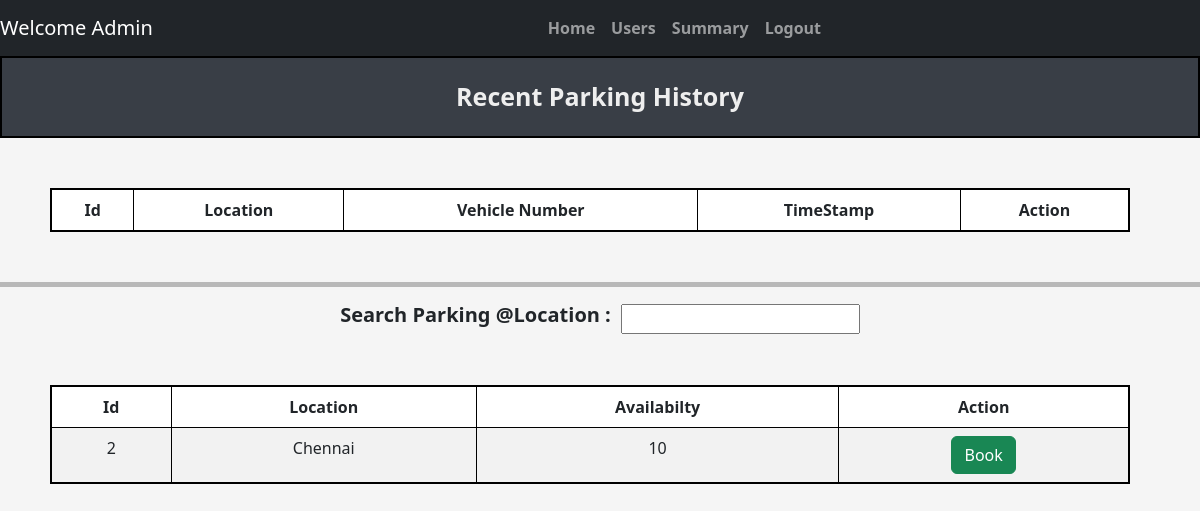
Screenshot of /user/dashboard (signed in) with the database file from the repository.
### tables this page shows
CREATE TABLE ParkingLot (
            lot_id INTEGER PRIMARY KEY AUTOINCREMENT,
            location_name TEXT NOT NULL,
            address TEXT NOT NULL,
            pincode TEXT NOT NULL,
            price INTEGER NOT NULL, 
            maxSpots INTEGER NOT NULL
        );

### controllers/user_controller.py (the view)
@user.route("/user/dashboard",methods = ['GET','POST'])
def dashboard():
    user_id = session['user_id']
    user_parking_data = getReserveParkingSpotData(user_id)
    availability_data = get_availability_data()
    print(user_parking_data)
    print(availability_data)
    return render_template("dashboard/user_dashboard.html",availability_data=availability_data, user_parking_data = user_parking_data)

### models/parking_lot.py (called while the page is built)
def get_availability_data():
    connection = sqlite3.connect(DATABASE_PARKING)
    cur = connection.cursor()
    cur.execute(
            '''
                select
                pl.lot_id,
                pl.address,
                Count(Case WHEN ps.status = 'A' THEN 1 END) As availabilty
                from ParkingLot PL
                Left Join
                ParkingSpots PS ON PL.lot_id = PS.lot_id
                Group By
                PL.lot_id,PL.address
            '''
            )
    result = cur.fetchall()
    connection.commit()
    connection.close()
    return result

def getReserveParkingSpotData(user_id):
    connection = sqlite3.connect(DATABASE_PARKING)
    cur = connection.cursor()
    print(user_id)
    cur.execute('''
                    select rp.spot_id,
                        pl.address AS location_name,
                        rp.vehicle_number,
                        rp.parking_timestamp,
                        ps.status,
                        pl.lot_id
                        from Reserve_Parking_Spot rp
                    JOIN
                        ParkingLot pl on pl.lot_id = rp.lot_id
                    JOIN
                        ParkingSpots ps on rp.spot_id = ps.spot_id AND rp.lot_id = ps.lot_id
                    where
                        rp.user_id = (?)
                ''',(user_id,)
                )
    result = cur.fetchall()
    connection.commit()
    connection.close()
    return result

### templates/dashboard/user_dashboard.html (shortened to what this page needs)
{% extends "navbar.html" %}
{% block content %}
    <div class="title"> Recent Parking History </div>
        <table style="text-align: center;" class="table table-striped table-css table-bordered ">
                <thead>
                    <tr>
                    <th scope="col">Id</th>
                    <th scope="col">Location</th>
                    <th scope="col">Vehicle Number</th>
                    <th scope="col">TimeStamp</th>
                    <th scope="col">Action</th>
                    </tr>
                </thead>
        </table>
        <hr style="height: 5px; background-color: black; border: none;">
        <div class="center-wrapper">
            <div class = "search_location">
                <span>
                    <h5><b>Search Parking @Location :</b></h5>
                    <input type="text" id="searchInput" onkeyup="filterTable()">
                </span>
            </div>
        </div>
        <table id="dataTable" style="text-align: center;" class="table table-striped table-css table-bordered ">
                <thead>
                    <tr>
                        <th scope="col">Id</th>
                        <th scope="col">Location</th>
                        <th scope="col">Availabilty</th>
                        <th scope="col">Action</th>
                    </tr>
                </thead>
                <tbody>
                    {% for lot in availability_data %}
                        <tr>
                            <td scope="row">{{ lot[0] }}</td>
                            <td>{{ lot[1] }}</td>
                            <td>{{ lot[2] }}</td>
                            <td>
                                <form method="POST" action="{{ url_for ('user.bookSpot') }}">
                                    <button type="submit" class="btn btn-success"> Book </button>
                                </form>
                        </tr>
                    {% endfor %}
                </tbody>
            </table>
{% endblock %}

### static/css/style.css (style rules this page uses)
body { background-color: #f5f5f5; justify-content: center; }
.title { background-color: #393E46; border: 2px solid black; text-align: center; padding: 20px; font-weight: bold; font-size: 25px; margin-bottom: 20px; color: #EEEEEE; }
.table-css { margin: 50px; justify-content: center; width: 90vw; border: 2px solid black; }
.search_location span { display: flex; align-items: center; gap: 10px; }
.center-wrapper { display: flex; justify-content: center; align-items: center; }

### rows the page displays
ParkingLot: lot_id "2", address "Chennai", maxSpots "10"

### other values shown
{{ session.get('name') }} "Admin"
